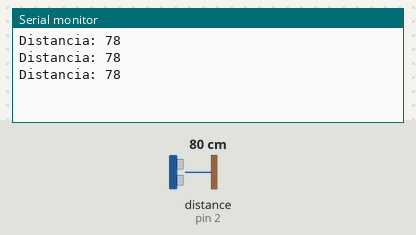
A sketch run on a simulated Arduino Uno, built with avr-gcc and run on an emulated ATmega328P. On the bench: the last lines printed to the serial monitor. Wiring (inferred from the names in the program): ultrasonic range finder: trigger pin 3; echo pin 2. The test bench sets the inputs (shaded band); at power-on: distance to the obstacle (sensor on pin 2) 80 cm. The echo pulse lasts 58.3 µs per cm.

Above: at 1.3 s.
1.4 s: distance to the obstacle (sensor on pin 2) set to 2 cm
At 1.9 s:
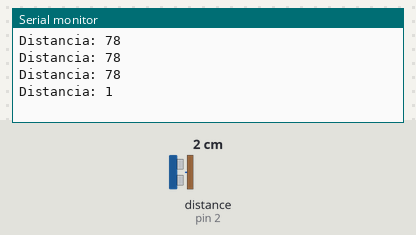
2.9 s: distance to the obstacle (sensor on pin 2) set to 4 cm
At 3.4 s:
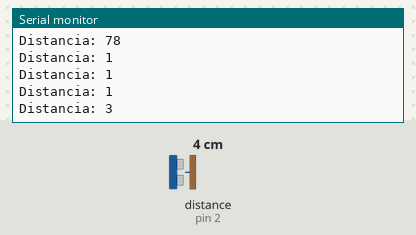
Timing chart, 0 to 5.9 s (numbered marks = the images above; inputs shaded):
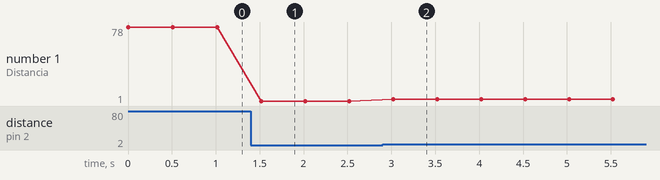

Measured:
- after the input at 1.4 s, the serial monitor: prints a new line after 0.12 s (image 1)
- after the input at 2.9 s, the serial monitor: prints a new line after 0.12 s (image 2)
- plotted number 1: 78 → 1 after the input at 1.4 s, 1 → 3 after the input at 2.9 s

The sketch:

sensor_ultrassonico.ino
```cpp
/*
   Teste do Sensor Ultrassônico HC-SR04

   Objetivo: medir a distância em centímetros exibindo os dados via serial monitor

   Autora: Téc. em Mecatrônica - Ivoneide Duarte

   Data: Junho de 2020
*/

const int pinTrigger = 3; //Pino 3 do Arduino será a saída de trigger
const int pinEcho = 2;    //Pino 2 do Arduino será a entrada de echo

long tempo;
int distancia;

void setup()
{
  pinMode(pinTrigger, OUTPUT); //Pino de trigger será saída digital
  pinMode(pinEcho, INPUT);     //Pino de echo será entrada digital

  Serial.begin(9600);          //Inicia comunicação serial
}

void loop()
{
  distancia = calculoDistancia();
  Serial.print("Distancia: ");
  Serial.println(distancia);  //Imprime o valor na serial

  delay(500);                 //Taxa de atualização
}

int calculoDistancia()
{
  digitalWrite(pinTrigger, LOW);
  delayMicroseconds(2); //Desativado

  digitalWrite(pinTrigger, HIGH); //Pulso de trigger em nível alto
  delayMicroseconds(10);          //Pulso ativo  //duração de 10 microsegundos
  digitalWrite(pinTrigger, LOW);  //Pulso de trigge em nível baixo
  tempo = pulseIn(pinEcho, HIGH); //Escuta a porta 10(Echo), tempo de echo: 10 microssegundos e 3min
  distancia = tempo * 0.034 / 2;

  return distancia;

  //v=342m/s --> velocidade do som
  //t= tempo = pilseIn(pinEcho, HIGH)
  //s = distancia que quero encontrar
  //distancia = tempo*0.171;
}
```
